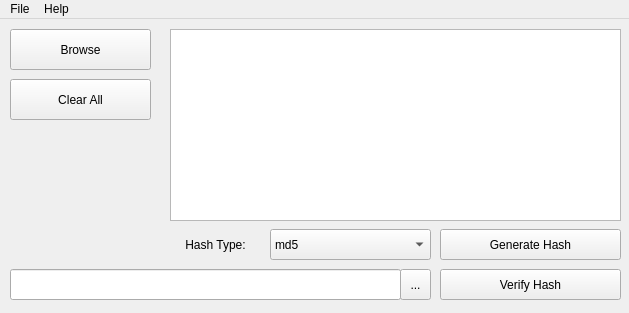
<?xml version="1.0" encoding="UTF-8"?>
<ui version="4.0">
 <class>QTIface</class>
 <widget class="QMainWindow" name="QTIface">
  <property name="geometry">
   <rect>
    <x>0</x>
    <y>0</y>
    <width>629</width>
    <height>313</height>
   </rect>
  </property>
  <property name="sizePolicy">
   <sizepolicy hsizetype="Preferred" vsizetype="Preferred">
    <horstretch>0</horstretch>
    <verstretch>0</verstretch>
   </sizepolicy>
  </property>
  <property name="minimumSize">
   <size>
    <width>0</width>
    <height>0</height>
   </size>
  </property>
  <property name="maximumSize">
   <size>
    <width>1000</width>
    <height>1000</height>
   </size>
  </property>
  <property name="mouseTracking">
   <bool>false</bool>
  </property>
  <property name="windowTitle">
   <string>QTIface</string>
  </property>
  <widget class="QWidget" name="centralWidget">
   <widget class="QPushButton" name="FileSearch">
    <property name="geometry">
     <rect>
      <x>10</x>
      <y>10</y>
      <width>141</width>
      <height>41</height>
     </rect>
    </property>
    <property name="text">
     <string> Browse </string>
    </property>
   </widget>
   <widget class="QPushButton" name="checksumactivate">
    <property name="geometry">
     <rect>
      <x>440</x>
      <y>210</y>
      <width>181</width>
      <height>31</height>
     </rect>
    </property>
    <property name="text">
     <string>Generate Hash</string>
    </property>
   </widget>
   <widget class="QComboBox" name="checksumtypeselection">
    <property name="geometry">
     <rect>
      <x>270</x>
      <y>210</y>
      <width>161</width>
      <height>31</height>
     </rect>
    </property>
    <item>
     <property name="text">
      <string>md5</string>
     </property>
    </item>
    <item>
     <property name="text">
      <string>sha1</string>
     </property>
    </item>
    <item>
     <property name="text">
      <string>sha224</string>
     </property>
    </item>
    <item>
     <property name="text">
      <string>sha256</string>
     </property>
    </item>
    <item>
     <property name="text">
      <string>sha384</string>
     </property>
    </item>
    <item>
     <property name="text">
      <string>sha512</string>
     </property>
    </item>
   </widget>
   <widget class="QLabel" name="label">
    <property name="geometry">
     <rect>
      <x>170</x>
      <y>210</y>
      <width>91</width>
      <height>31</height>
     </rect>
    </property>
    <property name="text">
     <string>Hash Type:</string>
    </property>
    <property name="alignment">
     <set>Qt::AlignCenter</set>
    </property>
   </widget>
   <widget class="QPushButton" name="cleartextboxbutton">
    <property name="geometry">
     <rect>
      <x>10</x>
      <y>60</y>
      <width>141</width>
      <height>41</height>
     </rect>
    </property>
    <property name="text">
     <string>Clear All</string>
    </property>
   </widget>
   <widget class="QPushButton" name="Verifybutton">
    <property name="geometry">
     <rect>
      <x>440</x>
      <y>250</y>
      <width>181</width>
      <height>31</height>
     </rect>
    </property>
    <property name="text">
     <string>Verify Hash</string>
    </property>
   </widget>
   <widget class="QLineEdit" name="verifylineedit">
    <property name="geometry">
     <rect>
      <x>10</x>
      <y>250</y>
      <width>391</width>
      <height>31</height>
     </rect>
    </property>
   </widget>
   <widget class="QToolButton" name="verifyfilebrowserbutton">
    <property name="geometry">
     <rect>
      <x>400</x>
      <y>250</y>
      <width>31</width>
      <height>31</height>
     </rect>
    </property>
    <property name="text">
     <string>...</string>
    </property>
   </widget>
   <widget class="QTableView" name="tableView">
    <property name="geometry">
     <rect>
      <x>170</x>
      <y>10</y>
      <width>451</width>
      <height>192</height>
     </rect>
    </property>
   </widget>
  </widget>
  <widget class="QMenuBar" name="menuBar">
   <property name="geometry">
    <rect>
     <x>0</x>
     <y>0</y>
     <width>629</width>
     <height>25</height>
    </rect>
   </property>
   <widget class="QMenu" name="menuFile">
    <property name="title">
     <string>File</string>
    </property>
    <addaction name="actionSave_hash_as"/>
    <addaction name="separator"/>
    <addaction name="actionQuit_3"/>
   </widget>
   <widget class="QMenu" name="menuHelp">
    <property name="title">
     <string>Help</string>
    </property>
    <addaction name="actionHelp"/>
    <addaction name="separator"/>
    <addaction name="actionAbout"/>
   </widget>
   <addaction name="menuFile"/>
   <addaction name="menuHelp"/>
  </widget>
  <action name="actionSave_hash_as">
   <property name="text">
    <string>Save hash as...</string>
   </property>
  </action>
  <action name="actionQuit_3">
   <property name="text">
    <string>Quit</string>
   </property>
  </action>
  <action name="actionHelp">
   <property name="text">
    <string>Help</string>
   </property>
  </action>
  <action name="actionAbout">
   <property name="text">
    <string>About</string>
   </property>
  </action>
 </widget>
 <layoutdefault spacing="6" margin="11"/>
 <resources/>
 <connections/>
</ui>
